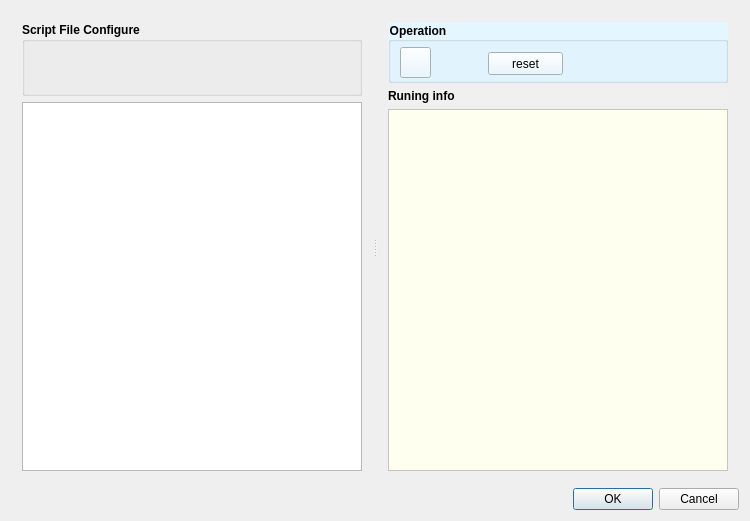
<?xml version="1.0" encoding="UTF-8"?>
<ui version="4.0">
 <class>RunScript</class>
 <widget class="QDialog" name="RunScript">
  <property name="geometry">
   <rect>
    <x>0</x>
    <y>0</y>
    <width>750</width>
    <height>521</height>
   </rect>
  </property>
  <property name="windowTitle">
   <string>Run Script Configure</string>
  </property>
  <layout class="QGridLayout" name="gridLayout">
   <item row="0" column="0">
    <layout class="QVBoxLayout" name="verticalLayout_4">
     <item>
      <widget class="QSplitter" name="splitter">
       <property name="sizePolicy">
        <sizepolicy hsizetype="Expanding" vsizetype="Expanding">
         <horstretch>0</horstretch>
         <verstretch>0</verstretch>
        </sizepolicy>
       </property>
       <property name="orientation">
        <enum>Qt::Horizontal</enum>
       </property>
       <widget class="QWidget" name="layoutWidget">
        <layout class="QVBoxLayout" name="verticalLayout_3">
         <item>
          <widget class="QGroupBox" name="groupBox_2">
           <property name="sizePolicy">
            <sizepolicy hsizetype="Preferred" vsizetype="Preferred">
             <horstretch>0</horstretch>
             <verstretch>1</verstretch>
            </sizepolicy>
           </property>
           <property name="font">
            <font>
             <pointsize>9</pointsize>
             <weight>75</weight>
             <bold>true</bold>
            </font>
           </property>
           <property name="title">
            <string>Script File Configure</string>
           </property>
           <widget class="QWidget" name="layoutWidget">
            <property name="geometry">
             <rect>
              <x>10</x>
              <y>20</y>
              <width>311</width>
              <height>22</height>
             </rect>
            </property>
            <layout class="QHBoxLayout" name="horizontalLayout">
             <item>
              <widget class="QLabel" name="label">
               <property name="text">
                <string>TextLabel</string>
               </property>
              </widget>
             </item>
             <item>
              <widget class="QComboBox" name="comboBox">
               <property name="sizePolicy">
                <sizepolicy hsizetype="Expanding" vsizetype="Preferred">
                 <horstretch>0</horstretch>
                 <verstretch>0</verstretch>
                </sizepolicy>
               </property>
              </widget>
             </item>
            </layout>
           </widget>
          </widget>
         </item>
         <item>
          <widget class="QTreeView" name="treeView">
           <property name="sizePolicy">
            <sizepolicy hsizetype="Expanding" vsizetype="Preferred">
             <horstretch>0</horstretch>
             <verstretch>5</verstretch>
            </sizepolicy>
           </property>
          </widget>
         </item>
        </layout>
       </widget>
       <widget class="QWidget" name="layoutWidget">
        <layout class="QVBoxLayout" name="verticalLayout_2">
         <item>
          <widget class="QGroupBox" name="groupBox">
           <property name="sizePolicy">
            <sizepolicy hsizetype="Expanding" vsizetype="Fixed">
             <horstretch>0</horstretch>
             <verstretch>0</verstretch>
            </sizepolicy>
           </property>
           <property name="minimumSize">
            <size>
             <width>131</width>
             <height>61</height>
            </size>
           </property>
           <property name="font">
            <font>
             <weight>75</weight>
             <bold>true</bold>
            </font>
           </property>
           <property name="styleSheet">
            <string notr="true">background-color: rgb(228, 246, 255);</string>
           </property>
           <property name="title">
            <string>Operation</string>
           </property>
           <widget class="QPushButton" name="pushButton_run">
            <property name="geometry">
             <rect>
              <x>12</x>
              <y>25</y>
              <width>31</width>
              <height>31</height>
             </rect>
            </property>
            <property name="sizePolicy">
             <sizepolicy hsizetype="Fixed" vsizetype="Fixed">
              <horstretch>0</horstretch>
              <verstretch>0</verstretch>
             </sizepolicy>
            </property>
            <property name="styleSheet">
             <string notr="true">border-image: url(:/RTA/PyRunner/Resources/start.png);
QpushButton:{
							width:20px;
							height:20px
						}
</string>
            </property>
            <property name="text">
             <string/>
            </property>
            <property name="icon">
             <iconset resource="Resource.qrc">
              <normaloff>:/RTA/PyRunner/Resources/start.png</normaloff>:/RTA/PyRunner/Resources/start.png</iconset>
            </property>
            <property name="iconSize">
             <size>
              <width>32</width>
              <height>32</height>
             </size>
            </property>
            <property name="shortcut">
             <string>F5</string>
            </property>
           </widget>
           <widget class="QPushButton" name="pushButton_stop">
            <property name="geometry">
             <rect>
              <x>54</x>
              <y>21</y>
              <width>44</width>
              <height>40</height>
             </rect>
            </property>
            <property name="sizePolicy">
             <sizepolicy hsizetype="Fixed" vsizetype="Fixed">
              <horstretch>0</horstretch>
              <verstretch>0</verstretch>
             </sizepolicy>
            </property>
            <property name="styleSheet">
             <string notr="true"/>
            </property>
            <property name="text">
             <string/>
            </property>
            <property name="icon">
             <iconset resource="Resource.qrc">
              <normaloff>:/RTA/PyRunner/Resources/stop.png</normaloff>:/RTA/PyRunner/Resources/stop.png</iconset>
            </property>
            <property name="iconSize">
             <size>
              <width>32</width>
              <height>32</height>
             </size>
            </property>
            <property name="shortcut">
             <string>Alt+F5</string>
            </property>
            <property name="autoRepeat">
             <bool>true</bool>
            </property>
            <property name="flat">
             <bool>true</bool>
            </property>
           </widget>
           <widget class="QPushButton" name="pushButton_reset">
            <property name="geometry">
             <rect>
              <x>100</x>
              <y>30</y>
              <width>75</width>
              <height>23</height>
             </rect>
            </property>
            <property name="sizePolicy">
             <sizepolicy hsizetype="Preferred" vsizetype="Preferred">
              <horstretch>0</horstretch>
              <verstretch>0</verstretch>
             </sizepolicy>
            </property>
            <property name="styleSheet">
             <string notr="true"/>
            </property>
            <property name="text">
             <string>reset</string>
            </property>
           </widget>
          </widget>
         </item>
         <item>
          <layout class="QVBoxLayout" name="verticalLayout">
           <item>
            <widget class="QLabel" name="label_infodisp">
             <property name="font">
              <font>
               <pointsize>9</pointsize>
               <weight>75</weight>
               <bold>true</bold>
              </font>
             </property>
             <property name="styleSheet">
              <string notr="true">background-color: rgb(240, 240, 240);</string>
             </property>
             <property name="text">
              <string>Runing info </string>
             </property>
            </widget>
           </item>
           <item>
            <widget class="QTextBrowser" name="TB_RunInfodisp">
             <property name="styleSheet">
              <string notr="true">background-color: rgb(255, 255, 240);</string>
             </property>
            </widget>
           </item>
          </layout>
         </item>
        </layout>
       </widget>
      </widget>
     </item>
     <item>
      <layout class="QHBoxLayout" name="horizontalLayout_2">
       <item>
        <spacer name="horizontalSpacer">
         <property name="orientation">
          <enum>Qt::Horizontal</enum>
         </property>
         <property name="sizeHint" stdset="0">
          <size>
           <width>328</width>
           <height>20</height>
          </size>
         </property>
        </spacer>
       </item>
       <item>
        <widget class="QDialogButtonBox" name="buttonBox">
         <property name="sizePolicy">
          <sizepolicy hsizetype="Expanding" vsizetype="Preferred">
           <horstretch>0</horstretch>
           <verstretch>0</verstretch>
          </sizepolicy>
         </property>
         <property name="standardButtons">
          <set>QDialogButtonBox::Cancel|QDialogButtonBox::Ok</set>
         </property>
        </widget>
       </item>
      </layout>
     </item>
    </layout>
   </item>
  </layout>
 </widget>
 <layoutdefault spacing="6" margin="11"/>
 <resources>
  <include location="Resource.qrc"/>
 </resources>
 <connections/>
</ui>
